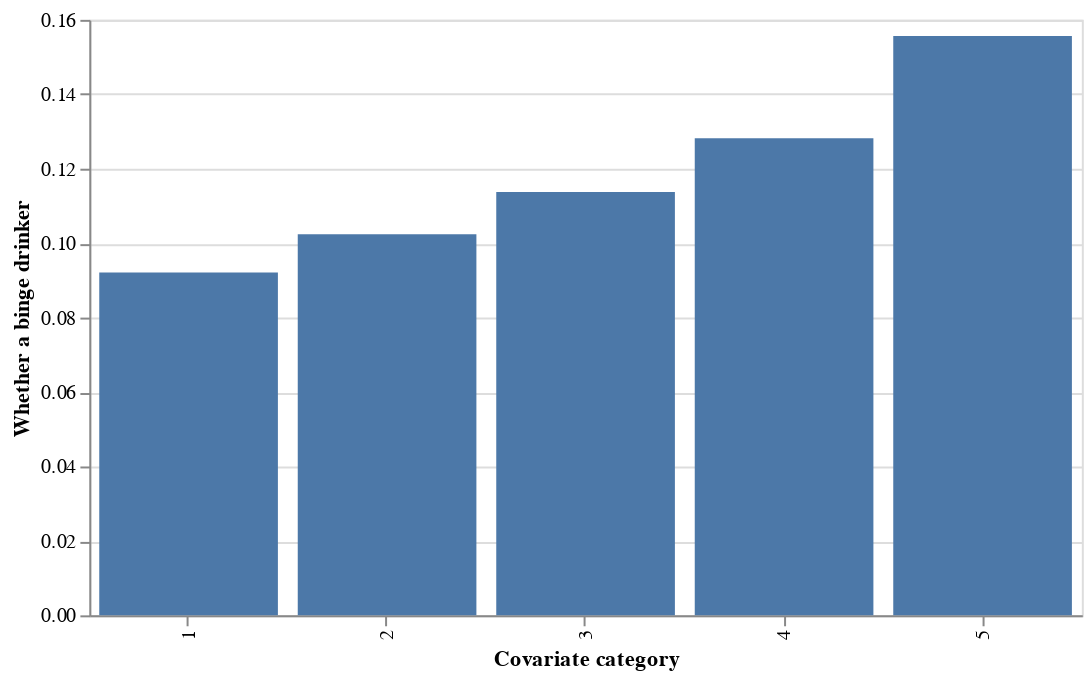

The cell this chart's notebook holds for it:
### Code cell
COV_chart

### Figure 1 — Vega-Lite specification as saved in the notebook (floating-point values rounded to 4 significant figures)
{"config": {"view": {"continuousWidth": 400, "continuousHeight": 300}}, "data": {"name": "data-6cde0122bf5b00fd35d38e31beeaae5a"}, "mark": "bar", "encoding": {"x": {"type": "ordinal", "field": "cov_value", "title": "Covariate category"}, "y": {"type": "quantitative", "field": "RFBING", "title": "Whether a binge drinker"}}, "height": 300, "selection": {"y": {"type": "single", "fields": ["variable"], "on": "doubleclick", "clear": false, "bind": {"input": "select", "options": ["_SEX", "_AGEG5YR", "_CHLDCNT", "_RFHLTH", "_RACE", "_BMICAT", "_EDUCAG", "year", "_RFHYPE", "_INCOMG"]}, "init": {"variable": "_INCOMG"}}}, "transform": [{"filter": {"selection": "y"}}], "width": 500, "$schema": "https://vega.github.io/schema/vega-lite/v4.8.1.json", "datasets": {"data-6cde0122bf5b00fd35d38e31beeaae5a": [{"RFBING": 0.186, "variable": "_SEX", "cov_value": 1}, {"RFBING": 0.07919, "variable": "_SEX", "cov_value": 2}, {"RFBING": 0.2675, "variable": "_AGEG5YR", "cov_value": 1}, {"RFBING": 0.2583, "variable": "_AGEG5YR", "cov_value": 2}, {"RFBING": 0.2102, "variable": "_AGEG5YR", "cov_value": 3}, {"RFBING": 0.1877, "variable": "_AGEG5YR", "cov_value": 4}, {"RFBING": 0.1702, "variable": "_AGEG5YR", "cov_value": 5}, {"RFBING": 0.1526, "variable": "_AGEG5YR", "cov_value": 6}, {"RFBING": 0.1305, "variable": "_AGEG5YR", "cov_value": 7}, {"RFBING": 0.1058, "variable": "_AGEG5YR", "cov_value": 8}, {"RFBING": 0.08284, "variable": "_AGEG5YR", "cov_value": 9}, {"RFBING": 0.06102, "variable": "_AGEG5YR", "cov_value": 10}, {"RFBING": 0.04169, "variable": "_AGEG5YR", "cov_value": 11}, {"RFBING": 0.02618, "variable": "_AGEG5YR", "cov_value": 12}, {"RFBING": 0.01454, "variable": "_AGEG5YR", "cov_value": 13}, {"RFBING": 0.1084, "variable": "_CHLDCNT", "cov_value": 1}, {"RFBING": 0.154, "variable": "_CHLDCNT", "cov_value": 2}, {"RFBING": 0.1642, "variable": "_CHLDCNT", "cov_value": 3}, {"RFBING": 0.1521, "variable": "_CHLDCNT", "cov_value": 4}, {"RFBING": 0.1334, "variable": "_CHLDCNT", "cov_value": 5}, {"RFBING": 0.1145, "variable": "_CHLDCNT", "cov_value": 6}, {"RFBING": 0.1323, "variable": "_RFHLTH", "cov_value": 1}, {"RFBING": 0.07742, "variable": "_RFHLTH", "cov_value": 2}, {"RFBING": 0.1246, "variable": "_RACE", "cov_value": 1}, {"RFBING": 0.1127, "variable": "_RACE", "cov_value": 2}, {"RFBING": 0.1263, "variable": "_BMICAT", "cov_value": 1}, {"RFBING": 0.1257, "variable": "_BMICAT", "cov_value": 2}, {"RFBING": 0.09295, "variable": "_EDUCAG", "cov_value": 1}, {"RFBING": 0.1187, "variable": "_EDUCAG", "cov_value": 2}, {"RFBING": 0.1301, "variable": "_EDUCAG", "cov_value": 3}, {"RFBING": 0.1256, "variable": "_EDUCAG", "cov_value": 4}, {"RFBING": 0.1275, "variable": "year", "cov_value": 2001}, {"RFBING": 0.1295, "variable": "year", "cov_value": 2002}, {"RFBING": 0.1283, "variable": "year", "cov_value": 2003}, {"RFBING": 0.1167, "variable": "year", "cov_value": 2004}, {"RFBING": 0.1076, "variable": "year", "cov_value": 2005}, {"RFBING": 0.1158, "variable": "year", "cov_value": 2006}, {"RFBING": 0.1142, "variable": "year", "cov_value": 2007}, {"RFBING": 0.1116, "variable": "year", "cov_value": 2008}, {"RFBING": 0.1074, "variable": "year", "cov_value": 2009}, {"RFBING": 0.1033, "variable": "year", "cov_value": 2010}, {"RFBING": 0.1301, "variable": "year", "cov_value": 2011}, {"RFBING": 0.1276, "variable": "year", "cov_value": 2012}, {"RFBING": 0.1253, "variable": "year", "cov_value": 2013}, {"RFBING": 0.1209, "variable": "year", "cov_value": 2014}, {"RFBING": 0.1202, "variable": "year", "cov_value": 2015}, {"RFBING": 0.1295, "variable": "year", "cov_value": 2016}, {"RFBING": 0.1336, "variable": "year", "cov_value": 2017}, {"RFBING": 0.1358, "variable": "year", "cov_value": 2018}, {"RFBING": 0.133, "variable": "year", "cov_value": 2019}, {"RFBING": 0.1312, "variable": "year", "cov_value": 2020}, {"RFBING": 0.1412, "variable": "_RFHYPE", "cov_value": 1}, {"RFBING": 0.09063, "variable": "_RFHYPE", "cov_value": 2}, {"RFBING": 0.09215, "variable": "_INCOMG", "cov_value": 1}, {"RFBING": 0.1024, "variable": "_INCOMG", "cov_value": 2}, {"RFBING": 0.1138, "variable": "_INCOMG", "cov_value": 3}, {"RFBING": 0.1282, "variable": "_INCOMG", "cov_value": 4}, {"RFBING": 0.1557, "variable": "_INCOMG", "cov_value": 5}]}}
